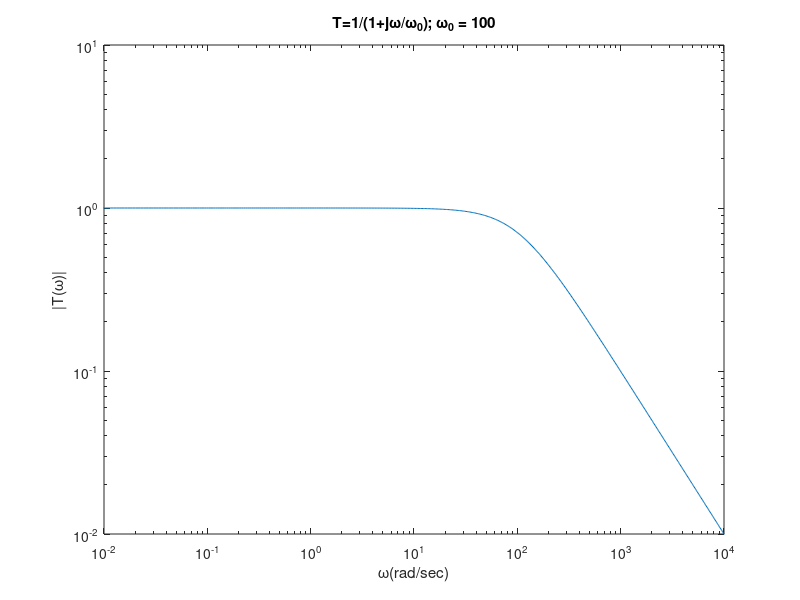

Here is the MATLAB script that generated this plot:
A = linspace(0, 4, 1000);
W = A .^ 10;
W0 = 100;
T = 1./ (1+1j.*W/W0);
figure
%plot(W, abs(T))
p = loglog(W, abs(T))
title('T=1/(1+j\omega/\omega_0); \omega_0 = 100')
xlabel('\omega(rad/sec)')
ylabel('|T(\omega)|')
xlim([10^-2, 10^4])
ylim([10^-2, 10])